Frame 1 (no input): blank canvas, image omitted
Frame 60 (the mouse pressed at the canvas centre just before this capture): blank canvas, image omitted
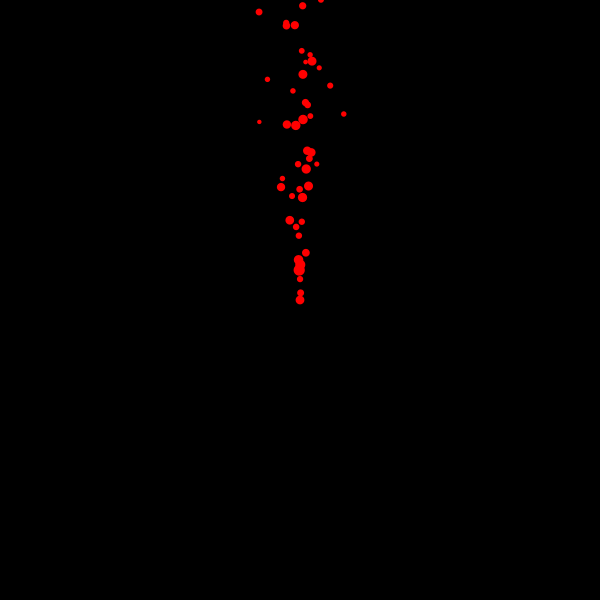
Frame 120 (the mouse held since frame 60 and released just before this capture)

The Processing sketch whose frames 1 and 60 were blank and that drew this single picture after the mouse press (run headless with seeded random() and noise(); from frame 60 on, the mouse is pressed at the canvas centre):

// Processing sketch: processing_82577
// ── processing_82577.pde

// these arrays store the properties for each particle
float[] xPos = new float[0];
float[] yPos = new float[0]; 
float[] xVel = new float[0]; 
float[] yVel = new float[0]; 
float[] partSize = new float[0];

void setup() { 
  size(600, 600);  
  noStroke();
}

void draw() { 

  background(0); 

  // make a new particle - 
  // in other words, add a property on to the end of 
  // each array for a new particle
  xPos = append(xPos, mouseX); 
  yPos = append(yPos, mouseY);
  xVel = append(xVel, random(-1, 1)); 
  yVel = append(yVel, random(-12, -6)); 
  partSize = append(partSize, random(6, 12)); 

  fill(255, 0, 0); 

  // go through each item in the arrays
  for (int i = 0; i<xPos.length; i++ ) {   

    // and draw a circle at the position specified 
    // in the xPos and yPos arrays. 
    ellipse(xPos[i], yPos[i], partSize[i], partSize[i]); 

    // add the velocity to the positions
    xPos[i] += xVel[i]; 
    yPos[i] += yVel[i]; 

    // add some gravity
    yVel[i]+=0.1;
    // make the particles shrink
    partSize[i] *= 0.99;
  }

  // if we have too many particles, then lose the oldest one
  if (xPos.length>200) { 
    xPos = subset(xPos, 1); 
    yPos = subset(yPos, 1); 
    xVel = subset(xVel, 1); 
    yVel = subset(yVel, 1); 
    partSize = subset(partSize, 1);
  }
}
